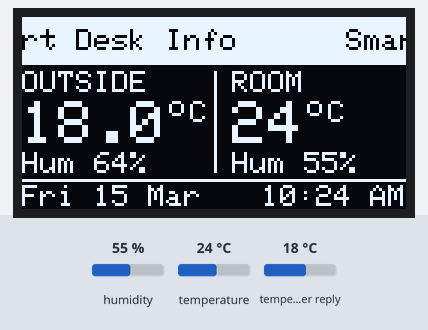
Bench run of a program on a simulated ESP32. Shown: 128×64 one-colour display. The inputs (shaded band) are chosen by the test bench; at power-on: humidity 55 %, temperature 24 °C, temperature in the weather reply 18 °C. WiFi joins after 1.5 s; servers stay silent unless stated; the local clock reads 2024-03-15 10:24:30 at power-on unless the program sets it; web services answer with replies made up by the test bench; what the program prints to the serial monitor is not drawn.

Above: at 2.7 s.
2.8 s: humidity set to 22 %
At 6.5 s:
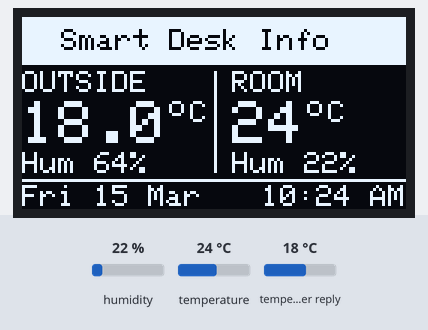
7.8 s: temperature set to 12 °C
At 10.63 s:
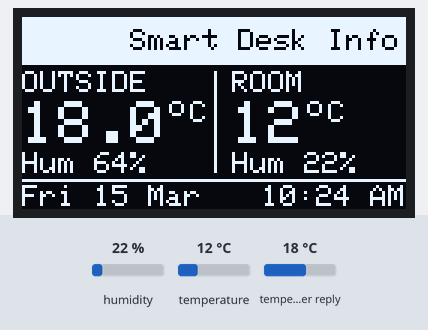
11.6 s: humidity set to 40 %
At 14.76 s:
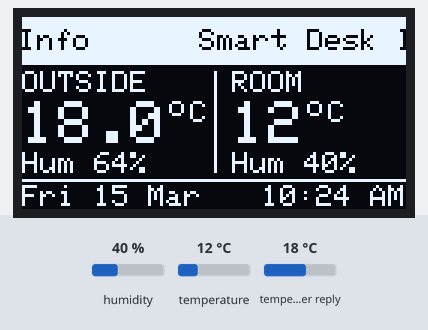
15.7 s: temperature set to 19 °C
At 18.58 s:
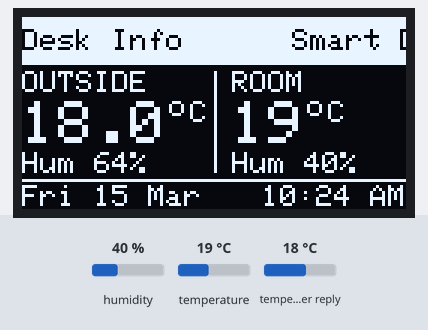
Timing chart, 0 to 20.1 s (numbered marks = the images above; inputs shaded):
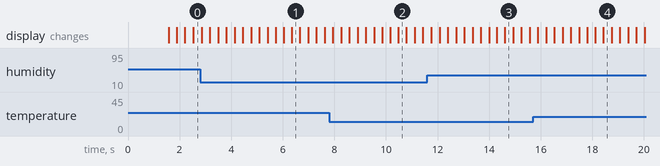

The program:

main.cpp
```cpp
#include <Wire.h>
#include <Adafruit_GFX.h>
#include <Adafruit_SSD1306.h>
#include <WiFi.h>
#include <HTTPClient.h>
#include <ArduinoJson.h>
#include <DHT.h>
#include <time.h>

#include "secrets.h"


#define SCREEN_WIDTH   128
#define SCREEN_HEIGHT  64
#define OLED_RESET     -1
#define SCREEN_ADDRESS 0x3C
Adafruit_SSD1306 display(SCREEN_WIDTH, SCREEN_HEIGHT, &Wire, OLED_RESET);


#define DHT_PIN  15
#define DHT_TYPE DHT11
DHT dht(DHT_PIN, DHT_TYPE);

// Cities struct for the scrolling title bar
struct City {
  const char* name;
  float lat;
  float lon;
  float temp;
  int   hum;
};

City cities[] = {
  {"London",   51.5074f,  -0.1278f, NAN, -1},
  {"Dubai",    25.2048f,  55.2708f, NAN, -1},
  {"New York", 40.7128f, -74.0060f, NAN, -1},
  {"Tokyo",    35.6762f, 139.6503f, NAN, -1},
};
const int CITY_COUNT = sizeof(cities) / sizeof(cities[0]);

// Settings
const unsigned long WEATHER_INTERVAL_MS = 10UL * 60UL * 1000UL; // refresh every 10 min
const unsigned long WEATHER_RETRY_MS    = 30UL * 1000UL;        // retry after a failure
const unsigned long DHT_UPDATE_DEBOUNCE = 2000;              // DHT11 max rate is ~1 Hz
const unsigned long FRAME_UPDATE_DEBOUNCE  = 40;                   // ~25 px/s scroll speed (1 px per frame)
const int TICKER_GAP_PX = 36;                                   // blank space between ticker repeats

const char* ssid     = SECRET_SSID;
const char* password = SECRET_PASSWORD;
const float latitude  = SECRET_LAT;
const float longitude = SECRET_LON;
const long gmtOffset_sec      = SECRET_GMT_OFFSET_SEC;
const int  daylightOffset_sec = SECRET_DAYLIGHT_OFFSET_SEC;
const char* ntpServer = "pool.ntp.org";

// State
float outTemp = NAN;
int   outHum  = -1;
float roomTemp = NAN;
float roomHum  = NAN;

String tickerText = "Smart Desk Info";
int scrollX = 0;

unsigned long lastDht = 0, lastFrame = 0, nextWeather = 0, nextReconnect = 0;

// Weather
void buildTicker();

// One request for home + every city (Open-Meteo accepts comma-separated coordinates).
bool fetchWeather() {
  String lats = String(latitude, 4);
  String lons = String(longitude, 4);
  for (int i = 0; i < CITY_COUNT; i++) {
    lats += "," + String(cities[i].lat, 4);
    lons += "," + String(cities[i].lon, 4);
  }

  String url = "https://api.open-meteo.com/v1/forecast?latitude=" + lats +
               "&longitude=" + lons +
               "&current=temperature_2m,relative_humidity_2m";

  HTTPClient http;
  http.setTimeout(8000);
  http.begin(url);
  int code = http.GET();
  if (code != 200) {
    Serial.printf("HTTP GET failed: %d\n", code);
    http.end();
    return false;
  }

  String payload = http.getString();
  http.end();

  JsonDocument doc;
  DeserializationError err = deserializeJson(doc, payload);
  if (err) {
    Serial.print("JSON parse failed: ");
    Serial.println(err.c_str());
    return false;
  }

  // if its Several locations thats because its a JSON array.
  bool ismulti = doc.is<JsonArray>();

  JsonVariant home;
  if (ismulti) home = doc[0];
  else       home = doc.as<JsonVariant>();

  outTemp = home["current"]["temperature_2m"] | NAN;
  outHum  = home["current"]["relative_humidity_2m"] | -1;

  if (ismulti) {
    for (int i = 0; i < CITY_COUNT; i++) {
      JsonVariant c = doc[i + 1];
      cities[i].temp = c["current"]["temperature_2m"] | NAN;
      cities[i].hum  = c["current"]["relative_humidity_2m"] | -1;
    }
  }

  buildTicker();
  return true;
}
// the final scrolling text
void buildTicker() {
  tickerText = "";
  for (int i = 0; i < CITY_COUNT; i++) {
    if (isnan(cities[i].temp)) continue;
    char buf[40];
    snprintf(buf, sizeof(buf), "%s %.0fC %d%%", cities[i].name, cities[i].temp, cities[i].hum);
    if (tickerText.length()) tickerText += "  *  ";
    tickerText += buf;
  }
  if (tickerText.length() == 0) tickerText = "Smart Desk Info";
}

// Drawing helpers
// Big number + small degree sign + "C"
void drawTemp(int x, int y, float t, int decimals) {
  char buf[8];
  if (isnan(t)) strcpy(buf, "--");
  else snprintf(buf, sizeof(buf), "%.*f", decimals, t);

  display.setTextSize(2);
  display.setCursor(x, y);
  display.print(buf);

  int endX = x + strlen(buf) * 12;
  display.drawCircle(endX + 3, y + 2, 2, SSD1306_WHITE); // degree sign
  display.setTextSize(1);
  display.setCursor(endX + 8, y);
  display.print("C");
}

void drawHumidity(int x, int y, float h) {
  display.setTextSize(1);
  display.setCursor(x, y);
  display.print("Hum ");
  if (isnan(h) || h < 0) display.print("--");
  else display.print((int)round(h));
  display.print("%");
}

void renderFrame() {
  display.clearDisplay();
  display.setTextSize(1);

  // ---- Scrolling title bar: fills the whole yellow strip (y 0-15) ----
  display.fillRect(0, 0, SCREEN_WIDTH, 16, SSD1306_WHITE);
  display.setTextColor(SSD1306_BLACK);
  int w = tickerText.length() * 6 + TICKER_GAP_PX;
  display.setCursor(-scrollX, 4);
  display.print(tickerText);
  display.setCursor(w - scrollX, 4);   // second copy for seamless wrap
  display.print(tickerText);
  scrollX = (scrollX + 1) % w;

  // ---- Body: everything below is in the blue zone (y 16-63) ----
  display.setTextColor(SSD1306_WHITE);

  display.setCursor(0, 18);
  display.print("OUTSIDE");
  display.setCursor(70, 18);
  display.print("ROOM");
  display.drawFastVLine(64, 18, 34, SSD1306_WHITE);

  drawTemp(0, 28, outTemp, 1);     // internet temp, 1 decimal
  drawTemp(70, 28, roomTemp, 0);   // DHT11 is whole-degree only

  drawHumidity(0, 45, outHum);
  drawHumidity(70, 45, roomHum);

  // ---- Footer: date + time ----
  display.drawFastHLine(0, 54, SCREEN_WIDTH, SSD1306_WHITE);

  char dateBuf[16] = "--";
  char timeBuf[12] = "--:--";
  struct tm ti;
  if (getLocalTime(&ti, 0)) {
    strftime(dateBuf, sizeof(dateBuf), "%a %d %b", &ti);
    strftime(timeBuf, sizeof(timeBuf), "%I:%M %p", &ti);
  }
  display.setCursor(0, 56);
  display.print(dateBuf);
  display.setCursor(SCREEN_WIDTH - strlen(timeBuf) * 6, 56);
  display.print(timeBuf);

  display.display();
}

void showMessage(const char* msg) {
  display.clearDisplay();
  display.setTextSize(1);
  display.setTextColor(SSD1306_WHITE);
  display.setCursor(0, 28);
  display.print(msg);
  display.display();
}

// ---------------- Arduino ----------------
void setup() {
  Serial.begin(9600);
  dht.begin();

  if (!display.begin(SSD1306_SWITCHCAPVCC, SCREEN_ADDRESS)) {
    Serial.println(F("SSD1306 allocation failed"));
    for (;;);
  }
  display.setTextWrap(false);   // needed so the ticker can slide off-screen
  showMessage("Connecting WiFi...");

  WiFi.mode(WIFI_STA);
  WiFi.begin(ssid, password);

  while (WiFi.status() != WL_CONNECTED) {
    delay(500);
    Serial.println("Connecting to WiFi..");
  }

  configTime(gmtOffset_sec, daylightOffset_sec, ntpServer);
  showMessage("Getting data...");
}

void loop() {
  unsigned long now = millis();

  // Read the DHT11
  if (now - lastDht >= DHT_UPDATE_DEBOUNCE) {
    lastDht = now;
    float t = dht.readTemperature();
    float h = dht.readHumidity();
    if (!isnan(t)) roomTemp = t;
    if (!isnan(h)) roomHum = h;
  }

  // Refresh internet weather (home + ticker cities)
  if ((long)(now - nextWeather) >= 0) {
    if (WiFi.status() == WL_CONNECTED) {
      bool success = fetchWeather();
      nextWeather = millis() + (success ? WEATHER_INTERVAL_MS : WEATHER_RETRY_MS);
    } else {
      nextWeather = millis() + 5000;
    }
  }

  // Reconnect WiFi if it dropped
  if (WiFi.status() != WL_CONNECTED && (long)(now - nextReconnect) >= 0) {
    WiFi.reconnect();
    nextReconnect = now + 10000;
  }

  // Draw a frame (also advances the ticker)
  if (now - lastFrame >= FRAME_UPDATE_DEBOUNCE) {
    lastFrame = now;
    renderFrame();
  }
}
```

secrets.h
```cpp
// include/secrets.h
#pragma once

const char* SECRET_SSID = "OrangeDSL-Hassan Youssef";
const char* SECRET_PASSWORD = "kzx-7hara";

const float SECRET_LAT = 30.103905;
const float SECRET_LON = 31.330242;

const long SECRET_GMT_OFFSET_SEC = 3 * 3600;
const int SECRET_DAYLIGHT_OFFSET_SEC = 0;
```
